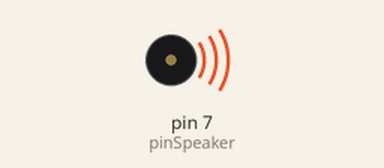
Recording of a sketch running on a simulated Arduino Uno, built with avr-gcc and run on an emulated ATmega328P. Shown: buzzer (waves = sounding).

Above: at 0.1 s.
Timing chart, 0 to 40.0 s (numbered marks = the images above):
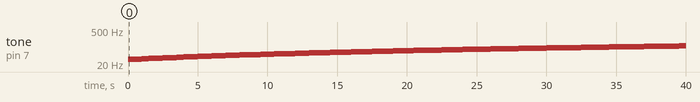

Measured:
- by itself, tone on pin 7 (pinSpeaker): plays 31 Hz for 0.50 s, 32 Hz for 0.50 s, 33 Hz for 0.50 s, 34 Hz for 0.50 s, 35 Hz for 0.50 s, 36 Hz for 0.50 s … (80 notes in this stretch)

The sketch:

iteration_12.ino
```cpp
int pinSpeaker = 7;
int freq = 31;

void setup()
{

}

void loop()
{
  tone(pinSpeaker, freq);

  freq = freq + 1;

  delay(500);
}
```
